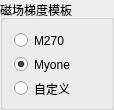
             <widget class="QGroupBox" name="groupBox_2">
              <property name="minimumSize">
               <size>
                <width>114</width>
                <height>110</height>
               </size>
              </property>
              <property name="maximumSize">
               <size>
                <width>114</width>
                <height>110</height>
               </size>
              </property>
              <property name="title">
               <string>磁场梯度模板</string>
              </property>
              <layout class="QVBoxLayout" name="verticalLayout_8">
               <item>
                <widget class="QRadioButton" name="radioButton_4">
                 <property name="minimumSize">
                  <size>
                   <width>90</width>
                   <height>19</height>
                  </size>
                 </property>
                 <property name="maximumSize">
                  <size>
                   <width>90</width>
                   <height>19</height>
                  </size>
                 </property>
                 <property name="text">
                  <string>M270</string>
                 </property>
                </widget>
               </item>
               <item>
                <widget class="QRadioButton" name="radioButton_3">
                 <property name="minimumSize">
                  <size>
                   <width>90</width>
                   <height>19</height>
                  </size>
                 </property>
                 <property name="maximumSize">
                  <size>
                   <width>90</width>
                   <height>19</height>
                  </size>
                 </property>
                 <property name="text">
                  <string>Myone</string>
                 </property>
                 <property name="checked">
                  <bool>true</bool>
                 </property>
                </widget>
               </item>
               <item>
                <widget class="QRadioButton" name="radioButton_5">
                 <property name="minimumSize">
                  <size>
                   <width>90</width>
                   <height>19</height>
                  </size>
                 </property>
                 <property name="maximumSize">
                  <size>
                   <width>90</width>
                   <height>19</height>
                  </size>
                 </property>
                 <property name="text">
                  <string>自定义</string>
                 </property>
                </widget>
               </item>
              </layout>
             </widget>
